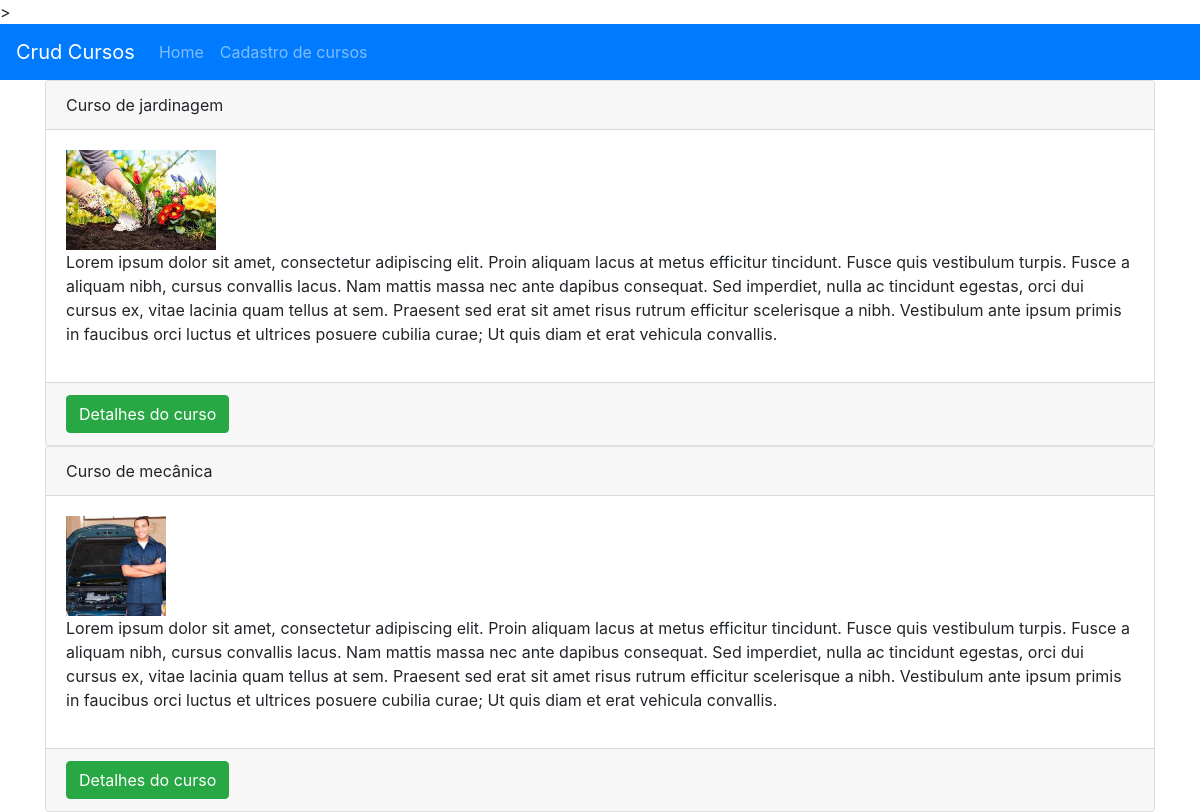
The page / on the database its author committed.
### tables this page shows
CREATE TABLE `cursos` (
  `id` int(11) NOT NULL,
  `titulo` varchar(255) NOT NULL,
  `descricao` text NOT NULL,
  `img_principal` varchar(255) NOT NULL,
  `img_galeria` text NOT NULL
);

### application/controllers/Home.php (called while the page is built, shortened)
<?php
class Home extends CI_Controller {
  public function index() {
    $data['title'] = "Home - Listagem de cursos";
    $this->load->model("Cursos_model");
    $data['cursos'] = $this->Cursos_model->index();
    $this->load->view("templates/header", $data);
    $this->load->view("templates/navbar");
    $this->load->view("pages/home", $data);
    $this->load->view("templates/footer");
  }
}

### index.php (called while the page is built, shortened)
<?php
require_once BASEPATH.'core/CodeIgniter.php';

### application/models/cursos_model.php (called while the page is built, shortened)
<?php
class Cursos_model extends CI_Model {
  public function index () {
    return $this->db->get("cursos")->result_array();
  }
}

### application/views/pages/home.php (the view)
<div class="home-container container">
  <?php foreach($cursos as $curso) { ?>
    <div id="home-card" class="card">
      <div id="home-card-header" class="card-header">
        <?= $curso['titulo'] ?>
      </div>
      <div id="home-card-body" class="card-body">
        <img src="<?= base_url()?>public/uploads/imgs_principais/<?= $curso['img_principal']?>">
        <p><?= $curso['descricao'] ?></p>
      </div>
      <div id="home-card-footer" class="card-footer">
        <a
          class="btn btn-success"
          href="<?= base_url()?>detalhe_curso/show/<?= $curso['id'] ?>">Detalhes do curso</a>
      </div>
    </div>
  <?php } ?>
</div>

### public/css/styles.css (style rules this page uses)
* { margin: 0; padding: 0; border: 0; box-sizing: border-box; }

### rows shown on the page
cursos: titulo "Curso de jardinagem", img_principal (picture), descricao "Lorem ipsum dolor sit amet, consectetur adipiscing elit. Proin aliquam lacus at metus efficitur tincidunt. Fusce quis vestibulum turpis. Fusce a aliquam nibh, cursus convallis lacus. Nam mattis massa nec ante dapibus consequat. Sed imperdiet, nulla ac tincidunt egestas, orci dui cursus ex, vitae lacinia quam tellus at sem. Praesent sed erat sit amet risus rutrum efficitur scelerisque a nibh. Vestibulum ante ipsum primis in faucibus orci luctus et ultrices posuere cubilia curae; Ut quis diam et erat vehicula convallis."
cursos: titulo "Curso de mecânica", img_principal (picture), descricao "Lorem ipsum dolor sit amet, consectetur adipiscing elit. Proin aliquam lacus at metus efficitur tincidunt. Fusce quis vestibulum turpis. Fusce a aliquam nibh, cursus convallis lacus. Nam mattis massa nec ante dapibus consequat. Sed imperdiet, nulla ac tincidunt egestas, orci dui cursus ex, vitae lacinia quam tellus at sem. Praesent sed erat sit amet risus rutrum efficitur scelerisque a nibh. Vestibulum ante ipsum primis in faucibus orci luctus et ultrices posuere cubilia curae; Ut quis diam et erat vehicula convallis."
